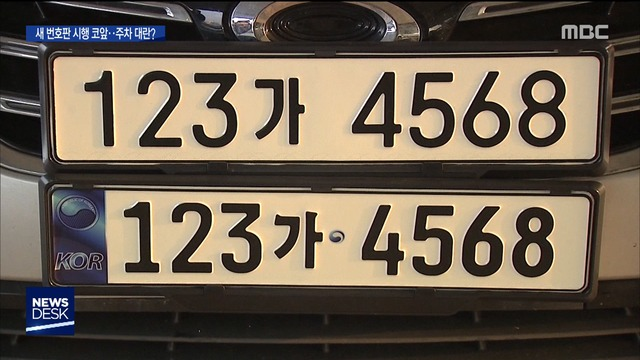
#> input picture OpenCV/10-convolutionAndMask/images/car.jpg, 640 x 360 px
$ python 103-1-cannyEdgeDetector.py
#> lines starting #> are read from the running program, lines starting #| are printed output that depends on the picture
# edges = cv.Canny(image, thershold1, thershold2, [,edges [, aperureSize [,L2gradient]]])

# image : 그레이 스케일 입력 이미지
# thershold1 : 첫번째 임계값
# thershold2 : 두번째 입계값
# aperureSize : 소벨 연산에서 사용할 마스크 크기

import cv2 as cv
import os


os.chdir('10-convolutionAndMask\\images')
img_color = cv.imread('car.jpg', cv.IMREAD_COLOR)
#> img_color is the input picture: shape (360, 640, 3); mean B, G, R 79.8, 94.1, 106
cv.imshow('not canny', img_color)
cv.waitKey(0)

img_gray = cv.imread('car.jpg', cv.IMREAD_GRAYSCALE)
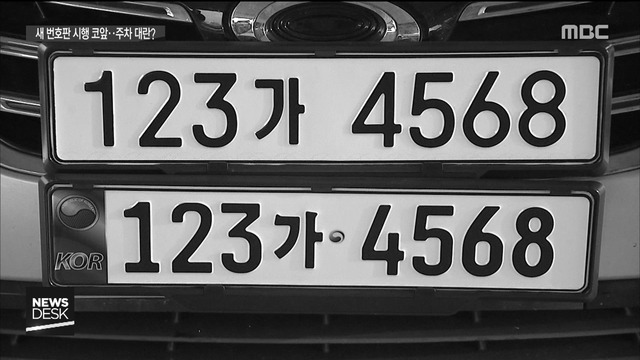
#> img_gray: shape (360, 640); min 0, max 255, mean 96
img_canny = cv.Canny(img_gray, 150, 175)
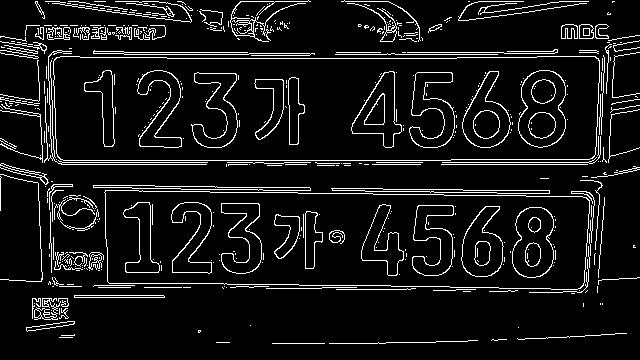
#> img_canny: shape (360, 640); 8.2% white in thin lines or dots

cv.imshow('cannyEdge', img_canny)
cv.waitKey(0)
cv.destroyAllWindows()

$ run again, with OpenCV/10-convolutionAndMask/images/dal (1).jpg copied over OpenCV/10-convolutionAndMask/images/car.jpg
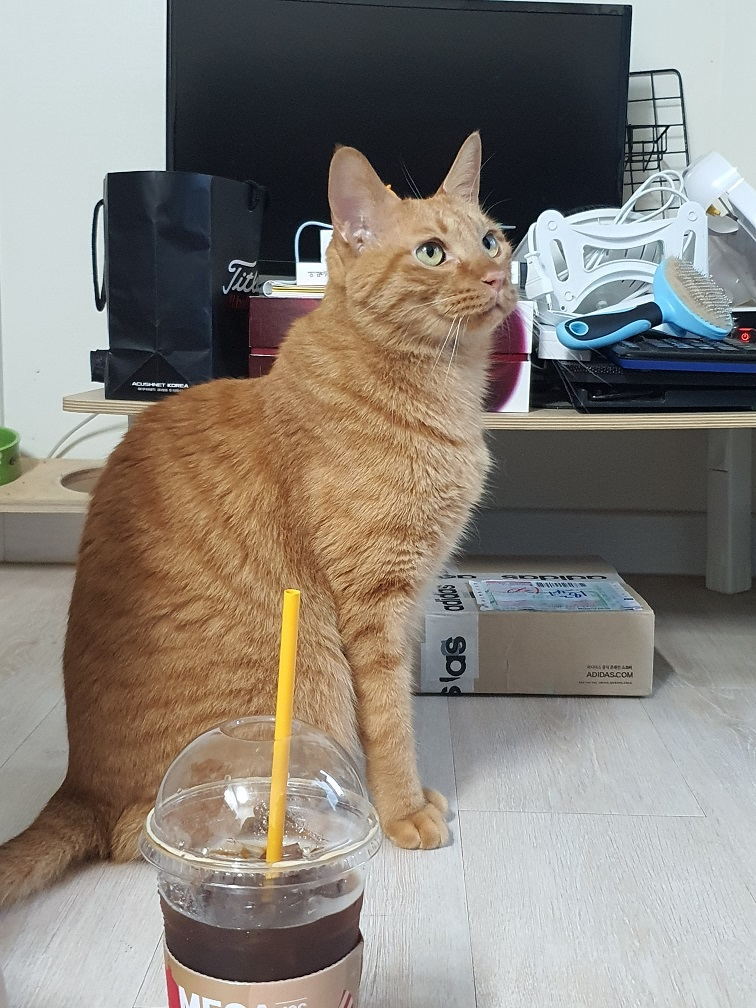
#> input picture OpenCV/10-convolutionAndMask/images/dal (1).jpg, 756 x 1008 px
#> img_color is the input picture: shape (1008, 756, 3); mean B, G, R 121.7, 129.7, 136
#> `img_gray = cv.imread('car.jpg', cv.IMREAD_GRAYSCALE)`:
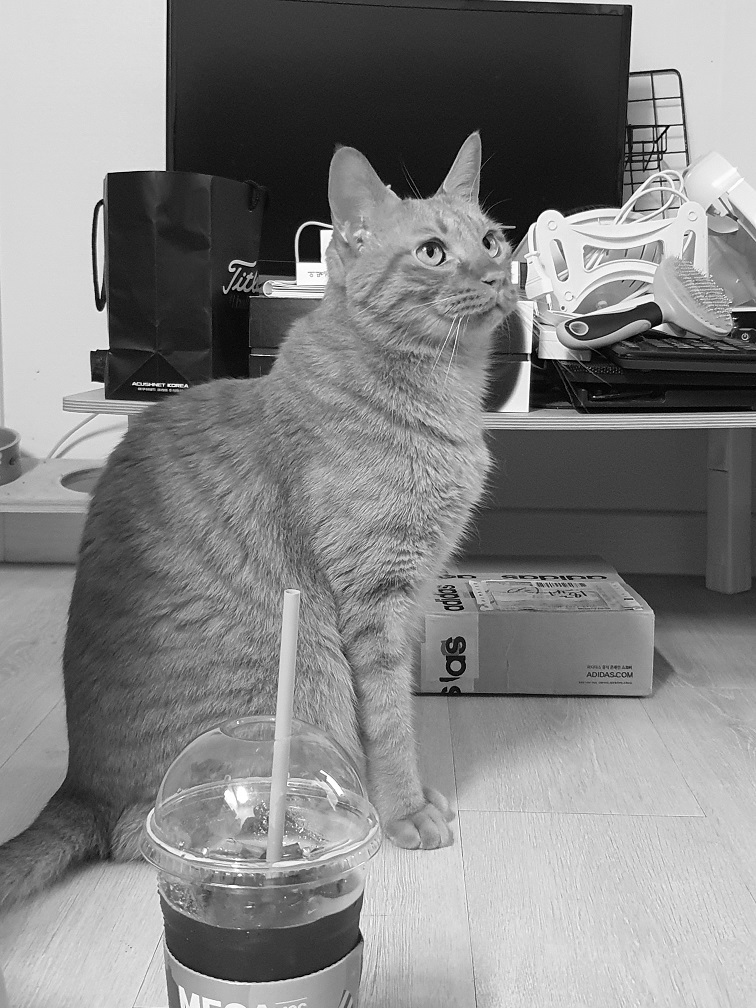
#> img_gray: shape (1008, 756); min 0, max 255, mean 130.7
#> `img_canny = cv.Canny(img_gray, 150, 175)`:
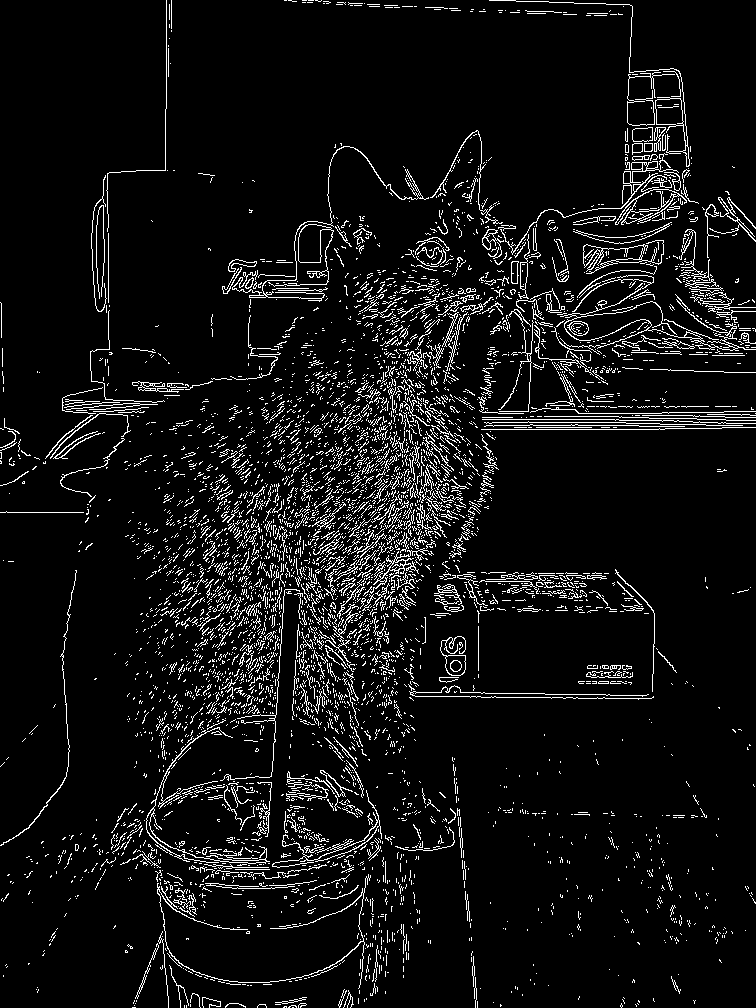
#> img_canny: shape (1008, 756); 6.9% white in thin lines or dots

$ run again, with OpenCV/10-convolutionAndMask/images/dal (2).jpg copied over OpenCV/10-convolutionAndMask/images/car.jpg
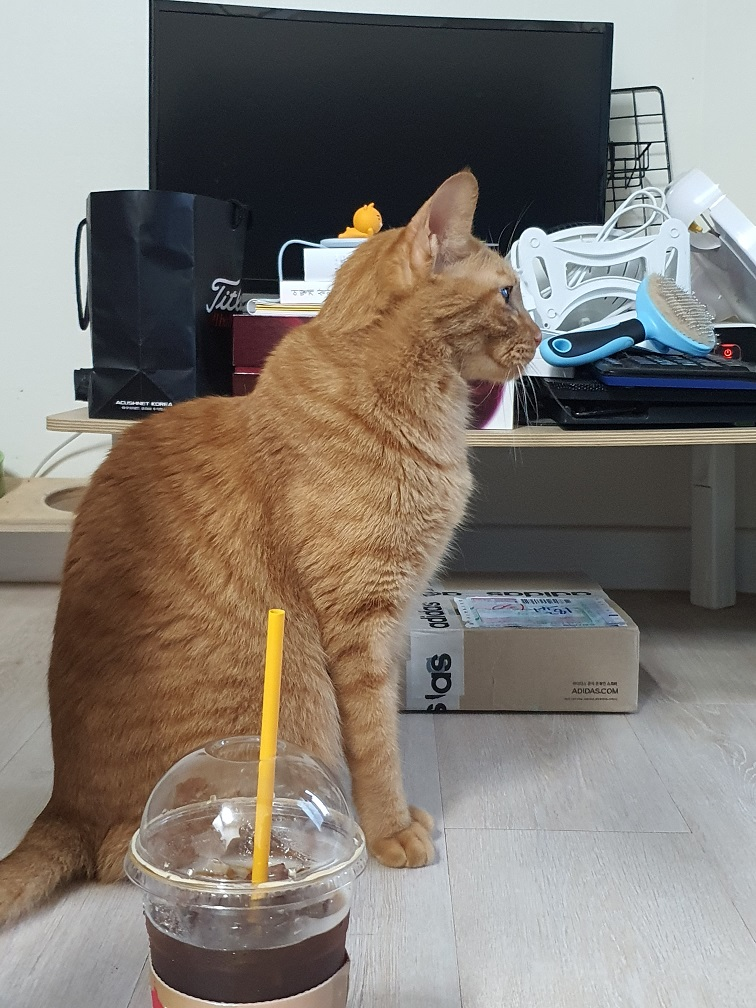
#> input picture OpenCV/10-convolutionAndMask/images/dal (2).jpg, 756 x 1008 px
#> img_color is the input picture: shape (1008, 756, 3); mean B, G, R 113.1, 120.6, 127.5
#> `img_gray = cv.imread('car.jpg', cv.IMREAD_GRAYSCALE)`:
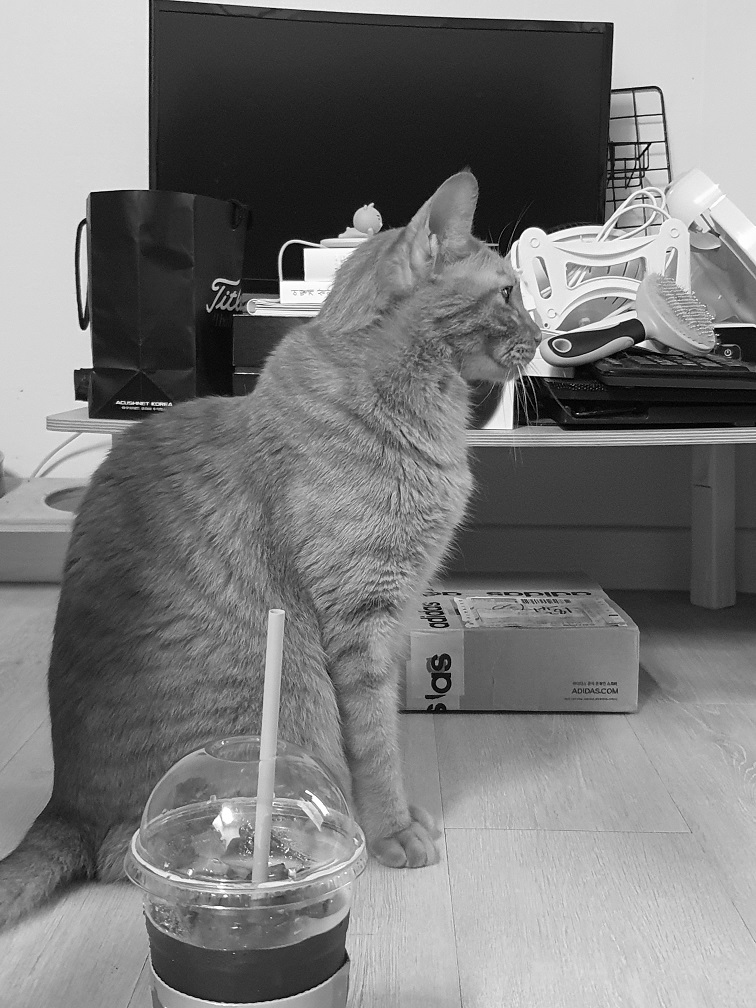
#> img_gray: shape (1008, 756); min 0, max 255, mean 121.8
#> `img_canny = cv.Canny(img_gray, 150, 175)`:
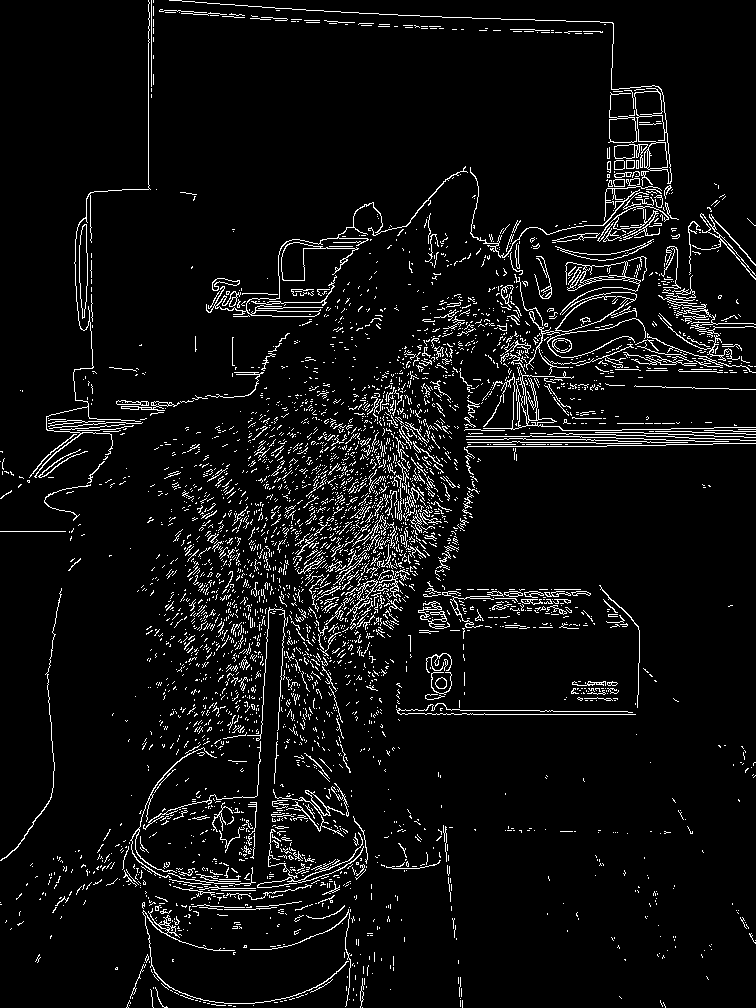
#> img_canny: shape (1008, 756); 5.9% white in thin lines or dots
